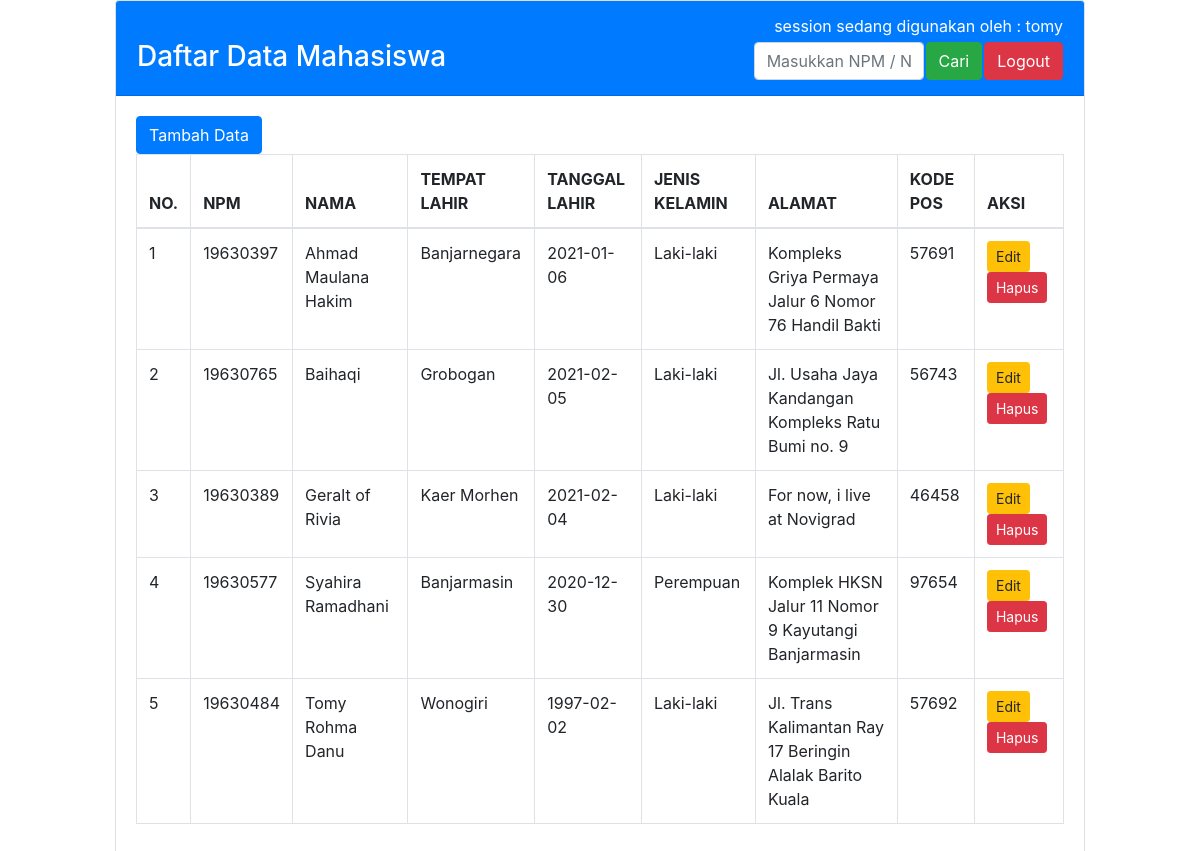
Page /data_mahasiswa.php (signed in) on the committed database.
### tables this page shows
CREATE TABLE `tbmahasiswa` (
  `idmahasiswa` int(10) NOT NULL,
  `npm` varchar(8) NOT NULL,
  `nama` varchar(30) NOT NULL,
  `tempat_lahir` varchar(20) NOT NULL,
  `tanggal_lahir` date NOT NULL,
  `jenis_kelamin` enum('Laki-laki','Perempuan') NOT NULL,
  `alamat` text NOT NULL,
  `kode_pos` varchar(10) NOT NULL
);

### data_mahasiswa.php (the view, shortened to what this page needs)
<!DOCTYPE html>
<html lang="en">
<head>
    <link rel="stylesheet" href="css/bootstrap.css">
</head>
<body>
    <div class="container col-md-10">
        <div class="card">
            <div class="card-header bg-primary text-white">
            <table width="100%">
                <tr>
                    <td align="right" colspan=4><?php echo "session sedang digunakan oleh : ".$_SESSION['username']; ?></td>
                </tr>
                <tr>
                    <td width="70.9%"><h3>Daftar Data Mahasiswa</h3></td>
                        <form action="data_mahasiswa.php" method="get">
                    <td align="right" width="19.9%">
                    <input type="text" name="cari" value="<?php if(isset($_GET['cari'])){echo $_GET['cari'];} ?>" class="form-control col-md_9" placeholder="Masukkan NPM / Nama Mahasiswa" /></td>
                    <td align="right" width="3.8%">
                    <button type="submit" class="btn btn-success">Cari</button>
                    </td>
                        </form>
                    <td align="right" width="5.4%"><a href="logout.php" class="btn btn-danger" onclick="return confirm('Anda akan Keluar, Lanjutkan?')">Logout</a></td>
                </tr>
            </table>
            </div>
            <div class="card-body">
                <a href="index.php" class="btn btn-primary">Tambah Data</a>
                <table class="table table-bordered">
                <thead>
                <tr>
                    <th>NO.</th>
                    <th>NPM</th>
                    <th>NAMA</th>
                    <th>TEMPAT LAHIR</th>
                    <th>TANGGAL LAHIR</th>
                    <th>JENIS KELAMIN</th>
                    <th>ALAMAT</th>
                    <th>KODE POS</th>
                    <th>AKSI</th>
                </tr>
                </thead>
                <tbody>
                <?php
                    include "koneksi.php";
                    $no=1;
                    if(isset($_GET['cari'])){
                        $cari=$_GET['cari'];
                        $query="SELECT * FROM tbmahasiswa WHERE npm like '%".$cari."%' OR nama like '%".$cari."%' ORDER BY nama ASC";
                    }else{
                        $query="SELECT * FROM tbmahasiswa ORDER BY nama ASC";
                    }
                    $result=mysqli_query($koneksi, $query);
                    while ($row=mysqli_fetch_array($result)){
                ?>
                <tr>
                    <td> <?php echo $no++; ?> </td>
                    <td> <?php echo $row['npm']; ?> </td>
                    <td> <?php echo $row['nama']; ?> </td>
                    <td> <?php echo $row['tempat_lahir']; ?> </td>
                    <td> <?php echo $row['tanggal_lahir']; ?> </td>
                    <td> <?php echo $row['jenis_kelamin']; ?> </td>
                    <td> <?php echo $row['alamat']; ?> </td>
                    <td> <?php echo $row['kode_pos']; ?> </td>
                    <td>
                    <a href="edit_mahasiswa.php?idmahasiswa=<?php echo $row['idmahasiswa'];?>" class="btn btn-sm btn-warning">Edit</a>
                    <a href="delete.php?idmahasiswa=<?php echo $row['idmahasiswa'];?>" onclick="return confirm('Data Akan Terhapus, Lanjutkan?')" class="btn btn-sm btn-danger">Hapus</a>
                    </td>
                </tr>
                <?php } ?>
                </tbody>
            </table>
            </div>
        </div>
    </div>
</body>
</html>

### rows in the picture
tbmahasiswa: npm "19630397", nama "Ahmad Maulana Hakim", tempat_lahir "Banjarnegara", tanggal_lahir "2021-01-06", jenis_kelamin "Laki-laki", alamat "Kompleks Griya Permaya Jalur 6 Nomor 76 Handil Bakti", kode_pos "57691"
tbmahasiswa: npm "19630765", nama "Baihaqi", tempat_lahir "Grobogan", tanggal_lahir "2021-02-05", jenis_kelamin "Laki-laki", alamat "Jl. Usaha Jaya Kandangan Kompleks Ratu Bumi no. 9", kode_pos "56743"
tbmahasiswa: npm "19630389", nama "Geralt of Rivia", tempat_lahir "Kaer Morhen", tanggal_lahir "2021-02-04", jenis_kelamin "Laki-laki", alamat "For now, i live at Novigrad", kode_pos "46458"
tbmahasiswa: npm "19630577", nama "Syahira Ramadhani", tempat_lahir "Banjarmasin", tanggal_lahir "2020-12-30", jenis_kelamin "Perempuan", alamat "Komplek HKSN Jalur 11 Nomor 9 Kayutangi Banjarmasin", kode_pos "97654"
tbmahasiswa: npm "19630484", nama "Tomy Rohma Danu", tempat_lahir "Wonogiri", tanggal_lahir "1997-02-02", jenis_kelamin "Laki-laki", alamat "Jl. Trans Kalimantan Ray 17 Beringin Alalak Barito Kuala", kode_pos "57692"

### other values in the picture
$_SESSION['username'] "tomy"
